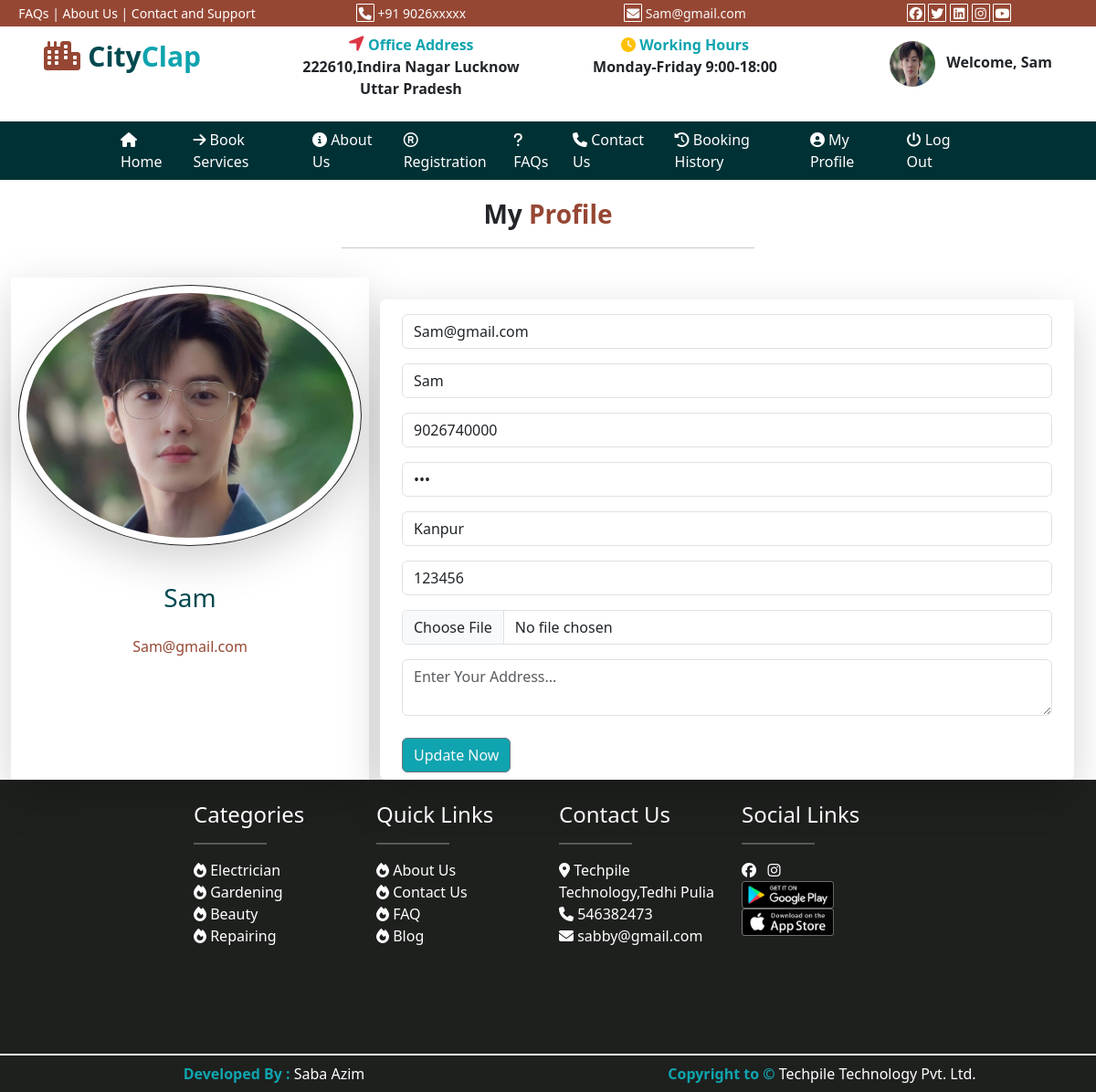
The app's page /profile/ (signed in) with its own data.
### user/models.py (models this page shows)
class tbl_register(models.Model):
    name=models.CharField(max_length=50,null=True)
    email=models.EmailField(max_length=100,primary_key=True)
    mobile=models.CharField(max_length=22,null=True)
    pincode=models.IntegerField(null=True)
    city=models.CharField(max_length=40,null=True)
    address=models.TextField(null=True)
    password=models.CharField(max_length=25,null=True)
    picture=models.ImageField(upload_to='static/profilepicture/',null=True)

### user/views.py (the view, shortened to what this page needs)
# urls.py: path('profile/',views.profile),
def profile(request):
    user=request.session.get('email')
    data=tbl_register.objects.all().filter(email=user)
    md={"userinfo":data}
    return render(request,'profile.html',md)

### templates/profile.html (shortened to what this page needs)
{% extends 'base.html' %}
{% load static %}
{% block childpage %}
{% for i in userinfo %}
<div class="row m-3 ">
    <div class="col-sm-5 mx-auto text-center ">
        <p class="fs-3"><b>My </b><b class="txt-color2"> Profile </b> </p>
        <hr/>
    </div>
</div>
<div class="container-fluid mt-3">
<div class="row">
    <div class="col-sm-4 mx-auto p-2 shadow-lg">
<div class="text-center">
            <img src="../{{i.picture}}" class="img-fluid rounded-circle mx-auto border shadow-lg border-dark p-2" height="400px" width="400px"/>
</div>
            <h1 class="pt-3 fs-3 my-4 txt-color3 text-center">{{i.name}}</h1>
        <a href="#" style="text-decoration:none;text-align:center;" ><p class="mb-5 text-center txt-color2">{{i.email}}</p></a>
    </div>
    <div class="col-sm-8">
    <div class="card mt-4 px-4 border-0 shadow-lg">
        <form method="post" enctype="multipart/form-data">
            <input type="text" name="email" readonly required placeholder="Enter Your Email..." value="{{i.email}}" class="form-control mt-3"/>
            <input type="text" name="name" required placeholder="Enter Your Name..." value="{{i.name}}" class="form-control mt-3"/>
            <input type="text" name="mobile" required placeholder="Enter Your Mobile..." value="{{i.mobile}}" class="form-control mt-3"/>
            <input type="password" name="password" required placeholder="Enter Your Password..." value="{{i.password}}" class="form-control mt-3"/>
            <input type="text" name="city" required placeholder="Enter Your City..." value="{{i.city}}" class="form-control mt-3"/>
            <input type="text" name="pincode" required placeholder="Enter Your Pincode..." value="{{i.pincode}}" class="form-control mt-3"/>
            <input type="file" name="fu" required value="{{i.picture}}" class="form-control mt-3"/>
            <textarea name="address" required placeholder="Enter Your Address..." class="form-control mt-3"></textarea>
            <br/>
            <button type="submit" class="btn btn-outline-secondary bg-mycolor4 text-light mb-2">Update Now</button>
        </form>
    </div>
        </div>
</div>
</div>
{% endfor %}
{% endblock %}

### templates/base.html (shortened to what this page needs)
<!DOCTYPE html>
{% load static %}
<html lang="en">
<head>
    <link href="{% static 'css/bootstrap.min.css' %}" rel="stylesheet"/>
    <link href="{% static 'css/all.min.css' %}" rel="stylesheet"/>
</head>
<body>
<div class="container-fluid " >
    <div class="row t1 bg-mycolor2 text-light text-center py-1">
        <div class="col-sm-3">
            <a href="/faqs/">FAQs</a>  |
            <a href="/about/">About Us</a>  |
            <a href="/contact/">Contact and Support</a>
        </div>
        <div class="col-sm-3">
            <i class="fa-solid fa-phone ic"></i>
            +91 9026xxxxx
        </div>
        <div class="col-sm-3">
            <i class="fa-solid fa-envelope ic"></i>
            {{request.session.email}}
        </div>
        <div class="col-sm-3">
            <a href="#"><i class="fa-brands fa-facebook ic"></i></a>
            <a href="#"><i class="fa-brands fa-twitter ic"></i></a>
            <a href="#"><i class="fa-brands fa-linkedin ic"></i></a>
            <a href="#"><i class="fa-brands fa-instagram ic"></i></a>
            <a href="#"><i class="fa-brands fa-youtube ic"></i></a>
        </div>
    </div>
    <div class="row t2 py-2">
        <div class="col-sm-3 fs-2 ps-5">
            <i class="fa-solid fa-city txt-color2 "></i>
            <b style="font-size:30px;" class="txt-color3">City</b><b class="txt-color4" style="font-size:30px;">Clap</b>
        </div>
        <div class="col-sm-3 text-center">
            <i class="fas fa-location-arrow text-danger fs-5"></i>
            <b class="txt-color4">Office Address </b><br/>
            <p>
            <b>222610,Indira Nagar Lucknow <br />
              Uttar Pradesh</b>
            </p>
        </div>
        <div class="col-sm-3 text-center">
            <i class="fas fa-clock text-warning"></i>
            <b class="txt-color4">Working</b><b class="txt-color4"> Hours </b><br/>
          <p><b>Monday-Friday 9:00-18:00</b></p>
        </div>
        <div class="col-sm-3 text-end pe-5 pt-2">
            {% if not request.session.email %}
            <img src="{% static 'images/urbanclap023.jpg' %}" height="50px" width="50px" style="border-radius:50%;"/> &nbsp;
            {% else %}
            <img src="/{{request.session.picture}}" height="50px" width="50px" style="border-radius:50%;"/> &nbsp;
            <b>Welcome, {{request.session.name}}</b></div>
        {% endif %}
    </div>
    <div class="row menu bg-mycolor1" style="min-height:40px;">
        <div class="col-sm-1"></div>
        <div class="col-sm-10">
            <nav class="navbar navbar-expand-lg bg-body-tertiary p-0" id="menu">
  <div class="container-fluid">
    <div class="collapse navbar-collapse" id="navbarSupportedContent">
      <ul class="navbar-nav me-auto mb-2 mb-lg-0">
        <li class="nav-item">
          <a class="nav-link active" aria-current="page" href="/home/">
              <i class="fa-solid fa-house"></i>
              Home</a>
        </li>
        <li class="nav-item">
          <a class="nav-link" href="/allservices/">
              <i class="fa-solid fa-arrow-right"></i>
              Book Services</a>
        </li>
          <li class="nav-item">
          <a class="nav-link" href="/about/">
              <i class="fa-solid fa-circle-info"></i>
              About Us</a>
        </li>
          <li class="nav-item">
          <a class="nav-link" href="/register/">
              <i class="fa-regular fa-registered"></i>
              Registration</a>
        </li>
          <li class="nav-item">
          <a class="nav-link" href="/faqs/">
              <i class="fa-solid fa-question"></i>
              FAQs</a>
        </li>
          <li class="nav-item">
          <a class="nav-link" href="/contact/">
              <i class="fa-solid fa-phone"></i>
              Contact Us</a>
        </li>
          {% if not request.session.email %}
          <li class="nav-item">
          <a class="nav-link" href="/login/">
              <i class="fa-solid fa-circle-user"></i>
              Login</a>
        </li>
          {% else %}
          <li class="nav-item">
          <a class="nav-link" href="/bookinghistory/">
              <i class="fa-solid fa-clock-rotate-left"></i>
              Booking History</a>
        </li>
          <li class="nav-item">
          <a class="nav-link" href="/profile/">
              <i class="fa-solid fa-circle-user"></i>
              My Profile</a>
        </li>
          <li class="nav-item">
          <a class="nav-link" href="/logout/">
              <i class="fa-solid fa-power-off"></i>
              Log Out</a>
        </li>
          {% endif %}
      </ul>
    </div>
  </div>
</nav>
        </div>
        <div class="col-sm-1"></div>
    </div>
    <div class="row slider" >
        <div class="col-sm-12 " style="min-height:500px;">
            {% block childpage %}
            {% endblock %}
        </div>
    </div>
            <div class="row ufooter">
                <div class="col-sm-2"></div>
                <div class="col-sm-2 fr"><br/>
                    <h4 class="txt-light">Categories</h4>
                    <hr style="background-color: white; width:80px; height: 2px;"/>
                    <li style="list-style-type:none;"><i class="fa-solid fa-fire"></i> Electrician</li>
                    <li style="list-style-type:none;"><i class="fa-solid fa-fire"></i> Gardening</li>
                    <li style="list-style-type:none;"><i class="fa-solid fa-fire"></i> Beauty</li>
                    <li style="list-style-type:none;"><i class="fa-solid fa-fire"></i> Repairing</li>
                </div>
                <div class="col-sm-2 fr"><br/>
                    <h4 class="txt-light">Quick Links</h4>
                    <hr style="background-color: white; width:80px; height: 2px;"/>
                    <a href="/about/" style="text-decoration:none; color:white;"><li style="list-style-type:none;"><i class="fa-solid fa-fire"></i> About Us</li></a>
                    <a href="/contact/" style="text-decoration:none; color:white;"><li style="list-style-type:none;"><i class="fa-solid fa-fire"></i> Contact Us</li></a>
                    <a href="/faqs/" style="text-decoration:none; color:white;"><li style="list-style-type:none;"><i class="fa-solid fa-fire"></i> FAQ</li></a>
                    <a href="#" style="text-decoration:none; color:white;"><li style="list-style-type:none;"><i class="fa-solid fa-fire"></i> Blog</li></a>
                </div>
                <div class="col-sm-2 fr"><br/>
                    <h4 class="txt-light">Contact Us</h4>
                    <hr style="background-color: white; width:80px; height: 2px;"/>
                    <a href="/contact/" style="text-decoration:none; color:white;"><li style="list-style-type:none;"><i class="fa-solid fa-location-dot"></i> Techpile Technology,Tedhi  Pulia</li></a>
                    <li style="list-style-type:none;"><i class="fa-solid fa-phone"></i> 546382473</li>
                    <li style="list-style-type:none;"><i class="fa-solid fa-envelope"></i> sabby@gmail.com</li>
                </div>
                <div class="col-sm-2 fr"><br/>
                    <h4 class="txt-light">Social Links</h4>
                    <hr style="background-color: white; width:80px; height: 2px; "/>
                    <li style="list-style-type:none;">
                        <a href="#" style="text-decoration:none; color:white;"><i class="fa-brands fa-facebook "></i></a> &nbsp;
                        <a href="#" style="text-decoration:none; color:white;"><i class="fa-brands fa-instagram"> </i></a>
                    </li>
                    <li style="list-style-type:none;"></i>
                        <a href="https://play.google.com/store/games?device=windows"> <img src="{% static 'images/googleplay.png' %}" class="img-fluid" style="height:30px"/></a><br/>
                        <a href="https://www.apple.com/app-store/"> <img src="{% static 'images/appstore.png' %}" class="img-fluid" style="height:30px"/></a>
                    </li>
                </div>
                <div class="col-sm-2"></div>
            </div>
            <div class="row bfooter py-2">
                <div class="col-sm-6"><b class="txt-color4">Developed By :</b> Saba Azim</div>
                <div class="col-sm-6"><b class="txt-color4">Copyright to &copy;</b> <a href="https://www.techpile.in/" style="text-decoration:none; color:white;"> Techpile Technology Pvt. Ltd.</a></div>
            </div>
        </div>
</body>
</html>

### templates/base.html (style rules this page uses)
:root { --bgcolor1:#003135; --bgcolor2:#964734; --bgcolor3:#024950; --bgcolor4:#0FA4AF; }
.bg-mycolor1 { background:var(--bgcolor1); }
.bg-mycolor2 { background:var(--bgcolor2); }
.bg-mycolor4 { background:var(--bgcolor4); }
.txt-color2 { color:var(--bgcolor2); }
.txt-color3 { color:var(--bgcolor3); }
.txt-color4 { color:var(--bgcolor4); }
.t1 a { text-decoration:none; color:white; }
.t1 { font-size:14px; }
.ic { border:1px solid white; height:20px; width:20px; text-align:center; line-height:20px; border-radius:1px; transition:all .5s; }
#menu { background:transparent !important; }
#menu ul li a { color:white; }
.ufooter { min-height:300px; background:#1E201E; }
.bfooter { background:#1E201E; color:white; text-align:center; margin-top:2px; }
.fr { color:white; }

### records on screen
tbl_register: session.email "Sam@gmail.com", session.name "Sam", picture (picture), name "Sam", email "Sam@gmail.com", mobile "9026740000", city "Kanpur", pincode "123456"
